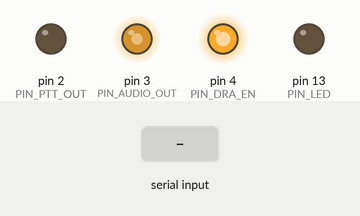
Recording of a sketch running on a simulated Arduino Uno, built with avr-gcc and run on an emulated ATmega328P. On the bench: output pins drawn as LEDs (lit = HIGH). The test bench sets the inputs (shaded band). The modem accepts every AT command (registered, SIM ready, sends succeed) and sends nothing else; what the sketch prints to the serial monitor is not drawn.

Above: at 1.2 s.
1.3 s: "c\n" received over the second serial link
3.7 s: "e\n" received over the second serial link
At 6.6 s:
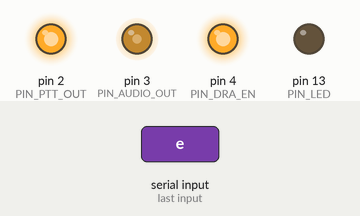
6.7 s: "g\n" received over the second serial link
At 6.93 s:
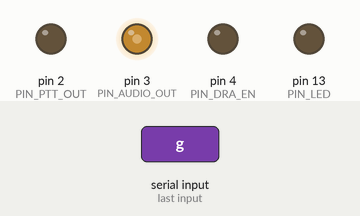
Timing chart, 0 to 43.2 s (numbered marks = the images above; inputs shaded):
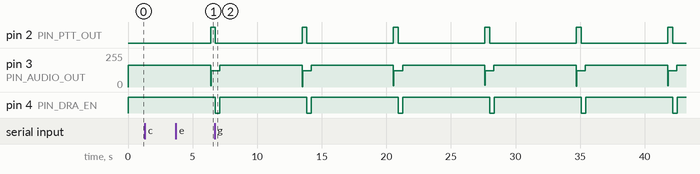

The sketch:

818v-tester.ino
```cpp
/*

This is a similified version of the 818V code to test the transmit functionalityon the ptSolar PCB.

*/


#include "BoardDef.h"   //defines if this is a ptFlex or ptSolar PCB board


#include "Modem.h"
#include "ptTracker.h"


#define PIN_PTT_OUT 2     //PD2
#define PIN_AUDIO_OUT 3   //PD3   - APRS Packet Audio
#define PIN_DRA_EN 4      //PD4
#define PIN_AUDIO 5       //PD5   - Audio Annunciation
#define PIN_GPS_EN 6      //PD6
#define PIN_GPS_TX 7      //PD7

#define PIN_GPS_RX 8      //PB0
#define PIN_DRA_TX 9      //PB1
#define PIN_DRA_RX 10     //PB2
//PB3 is MOSI
//PB4 is MISO
#define PIN_LED 13        //PB5

//Analog Pins
#define PIN_AUDIO_IN A0   //PC0
#define PIN_ANALOG_BATTERY A1   //PC1


#define DELAY_BETWEEN 400

ptTracker Tracker(PIN_LED, PIN_AUDIO, PIN_ANALOG_BATTERY, 2);    //Object that manages the board-specific functions
Modem Aprs(PIN_DRA_EN, PIN_PTT_OUT, PIN_AUDIO_OUT, PIN_DRA_TX, PIN_DRA_RX);;            //Object that assembles the packets for the TNC and transmits them


/**
 * @brief  The function that runs first before the main loop() function is called indefinitely.
 * @note   This function is called once at startup and is used to initialize the board and set up the hardware.
 */
void setup() {
  Serial.begin(19200);

  Aprs.setDebugLevel(2);

  //Configure the Misc Pins
  pinMode(PIN_LED, OUTPUT);
  //pinMode(PIN_AUDIO, OUTPUT);

  Serial.begin(19200);
  Serial.println("ptSolar Test Fixture for troubleshooting SA818V Transmit Module");
}


/**
 * @brief  Main loop for the program.  This is where the main logic of the program is executed.
 * @note   This function will run continuously until the board is powered off or reset.
 */
void loop() {

  char Callsign[7];    //6 digit callsign + Null
  strcpy(Callsign, "N0CALL");

  char CallsignSSID = '0';

  char Destination[7];
  strcpy(Destination, "APPRJ2");

  char DestinationSSID = '0';

  char Path1[7];
  strcpy(Path1, "WIDE2 ");

  char Path1SSID = '1';

  char Path2[7];
  strcpy(Path2, "      ");

  char Path2SSID = '0';

  Serial.println("Transmitting an APRS packets");

  Aprs.setCourtesyTone(true);    //Set the courtesy tone flag
  Aprs.packetHeader(Destination, DestinationSSID, Callsign, CallsignSSID, Path1, Path1SSID, Path2, Path2SSID, true);
  Aprs.packetAppend((char *)">Testing Long Xmit 10000=");
  Aprs.packetAppend((long)10000, true);
  Aprs.packetSend();
  delay(DELAY_BETWEEN);   //wait X seconds and repeat

  Aprs.setCourtesyTone(true);    //Set the courtesy tone flag
  Aprs.packetHeader(Destination, DestinationSSID, Callsign, CallsignSSID, Path1, Path1SSID, Path2, Path2SSID, true);
  Aprs.packetAppend((char *)">Testing Long Xmit 40000=");
  Aprs.packetAppend((long)40000, false);
  Aprs.packetSend();
  delay(DELAY_BETWEEN);   //wait X seconds and repeat

  Aprs.setCourtesyTone(true);    //Set the courtesy tone flag
  Aprs.packetHeader(Destination, DestinationSSID, Callsign, CallsignSSID, Path1, Path1SSID, Path2, Path2SSID, true);
  Aprs.packetAppend((char *)">Testing Long Xmit 60000=");
  Aprs.packetAppend((long)60000, true);
  Aprs.packetSend();
  delay(DELAY_BETWEEN);   //wait X seconds and repeat

  Aprs.setCourtesyTone(true);    //Set the courtesy tone flag
  Aprs.packetHeader(Destination, DestinationSSID, Callsign, CallsignSSID, Path1, Path1SSID, Path2, Path2SSID, true);
  Aprs.packetAppend((char *)">Testing Long Xmit 70000=");
  Aprs.packetAppend((long)70000, false);
  Aprs.packetSend();
  delay(DELAY_BETWEEN);   //wait X seconds and repeat

  Aprs.setCourtesyTone(true);    //Set the courtesy tone flag
  Aprs.packetHeader(Destination, DestinationSSID, Callsign, CallsignSSID, Path1, Path1SSID, Path2, Path2SSID, true);
  Aprs.packetAppend((char *)">Testing Long Xmit 100000=");
  Aprs.packetAppend((long)100000, false);
  Aprs.packetSend();
  delay(DELAY_BETWEEN);   //wait X seconds and repeat

  Aprs.setCourtesyTone(true);    //Set the courtesy tone flag
  Aprs.packetHeader(Destination, DestinationSSID, Callsign, CallsignSSID, Path1, Path1SSID, Path2, Path2SSID, true);
  Aprs.packetAppend((char *)">Testing Long Xmit 140000=");
  Aprs.packetAppend((long)140000, true);
  Aprs.packetSend();
  delay(DELAY_BETWEEN);   //wait X seconds and repeat

  Aprs.setCourtesyTone(true);    //Set the courtesy tone flag
  Aprs.packetHeader(Destination, DestinationSSID, Callsign, CallsignSSID, Path1, Path1SSID, Path2, Path2SSID, true);
  Aprs.packetAppend((char *)">Testing Long Xmit 1234567=");
  Aprs.packetAppend((long)1234567, false);
  Aprs.packetSend();
  delay(DELAY_BETWEEN);   //wait X seconds and repeat

  Aprs.setCourtesyTone(true);    //Set the courtesy tone flag
  Aprs.packetHeader(Destination, DestinationSSID, Callsign, CallsignSSID, Path1, Path1SSID, Path2, Path2SSID, true);
  Aprs.packetAppend((char *)">Testing Long Xmit 1234567=");
  Aprs.packetAppend((long)1234567, true);
  Aprs.packetSend();
  delay(DELAY_BETWEEN);   //wait X seconds and repeat

  Aprs.setCourtesyTone(true);    //Set the courtesy tone flag
  Aprs.packetHeader(Destination, DestinationSSID, Callsign, CallsignSSID, Path1, Path1SSID, Path2, Path2SSID, true);
  Aprs.packetAppend((char *)">Testing Long Xmit 1234567890=");
  Aprs.packetAppend((long)1234567890, false);
  Aprs.packetSend();
  delay(DELAY_BETWEEN);   //wait X seconds and repeat

  for (int i=1;i<=10;i++) {

    Aprs.setCourtesyTone(true);    //Set the courtesy tone flag
    Aprs.packetHeader(Destination, DestinationSSID, Callsign, CallsignSSID, Path1, Path1SSID, Path2, Path2SSID, true);
    Aprs.packetAppend((char *)">Project Traveler ptSolar Flight Computer ");
    Aprs.packetAppend((long)i, false);

    Tracker.readBatteryVoltage(true);  //read the battery voltage before the transmission
    Aprs.packetSend();
    //Normally seeing about 280mV of drop during the transmission with a 0.5F supercap
    Tracker.readBatteryVoltage(true);  //read the battery voltage after the transmission

    delay(DELAY_BETWEEN);

  }
  Serial.println("Done with the packets.");
  delay(DELAY_BETWEEN);   //wait X seconds and repeat

  Aprs.sendTestDiagnotics();   //Send a test tone to the transmitter.  This function is used to test the transmitter and the audio path.
  delay(DELAY_BETWEEN);   //wait X seconds and repeat
}


//------------------------------------------ Functions and Timers  for the internal modulation ------------------------------------------
/**
 * @brief ISR - This is the interrupt service routine for the timer.  It is used to generate the audio tones for the VHF transmitter using the AX.25 protocol.
 */
ISR(TIMER1_COMPA_vect) {
  static uint8_t iStuffZero = 0;
  static bool bStuffBit = false;
  static uint16_t iRateGen = 1;
  static uint16_t iTonePhase = 0;      //two byte variable.  The highByte contains the element in arySine that should be output'ed
  static uint8_t toneHigh = 0;

  // digitalWrite(PIN_LED, HIGH);   //Uncomment for troubleshooting ISR Timing


  //increment the phase counter.  It will overflow automatically at > 65535
  switch (toneHigh) {
    case 0:
      iTonePhase += Modem::TONE_LOW_STEPS_PER_TICK;
      break;
    case 1:
      iTonePhase += Modem::TONE_HIGH_STEPS_PER_TICK;
      break;
    case 2:
      iTonePhase += Modem::TONE_COURTESY_STEPS_PER_TICK;    //courtesy chirp
      break;
    default:
      iTonePhase = Modem::TONE_LOW_STEPS_PER_TICK;
      break;
  }

  OCR2B = Aprs.getDACValue(highByte(iTonePhase));   //analogWrite to PIN PD3, directly using the OCR register

  iRateGen--;
  if (iRateGen == 0) {
    //it's time for the next bit

    if (bStuffBit) {
      //we hit the stuffing counter  - we don't need to get the next bit yet, just change the tone and send one bit
      toneHigh = !toneHigh;
      iStuffZero = 0;

      bStuffBit = false;    //reset this so we don't keep stuffing
      iRateGen = Modem::BAUD_GENERATOR_COUNT;
    } else {
      //this is just a normal bit - grab the next bit from the szString

      switch(Aprs.getNextBit()) {
        case 0:
          //we only flip the output state if we have a zero
          toneHigh = !toneHigh;   //Flip Bit
          iStuffZero = 0;
          iRateGen = Modem::BAUD_GENERATOR_COUNT;
          break;
        case 1:
          //it's a 1, so send the same tone...
          iStuffZero++;      //increament the stuffing counter

          //if there's been 5 in a row, then we need to stuff an extra bit in, and change the tone for that one
          if (iStuffZero == 5 && !Aprs.noBitStuffing()) {
            bStuffBit = true;      //once we hit five, we let this fifth (sixth?) one go, then we set a flag to flip the tone and send a bogus extra bit next time
          }
          iRateGen = Modem::BAUD_GENERATOR_COUNT;
          break;
        case 2:
          //this is a special case - we need to send a courtesy tone, so set the flag and break out of the loop
          toneHigh = 2;
          bStuffBit = false;
          iRateGen = Modem::COURTESY_TONE_COUNT;
          break;
      }
    }

  }
  //digitalWrite(PIN_LED, LOW);   //Uncomment for troubleshooting ISR Timing
}
```

BoardDef.h
```cpp
//Define that this is a ptFlex, to set various defaults.
#define TRACKER_PTSOLAR
```

Modem.h
```cpp
// (licence header left out)
#ifndef Modem_h
#define Modem_h

#include "BoardDef.h"


#include <stdint.h>   //standard data types available, such as uint8_t
#include <avr/io.h>
#include <avr/interrupt.h>
#include <arduino.h>
#include <avr/wdt.h>

// defines for setting and clearing register bits
#ifndef cbi
#define cbi(sfr, bit) (_SFR_BYTE(sfr) &= ~_BV(bit))
#endif
#ifndef sbi
#define sbi(sfr, bit) (_SFR_BYTE(sfr) |= _BV(bit))
#endif

const uint8_t arySin[] PROGMEM = {2, 5, 7, 10, 12, 15, 17, 20, 22, 24,
  27, 29, 31, 34, 36, 38, 41, 43, 45, 47,
  49, 51, 53, 56, 58, 60, 62, 63, 65, 67,
  69, 71, 72, 74, 76, 77, 79, 80, 82, 83,
  84, 86, 87, 88, 89, 90, 91, 92, 93, 94,
  95, 96, 96, 97, 98, 98, 99, 99, 99, 100,
  100, 100, 100, 100, 100, 100, 100, 100, 99, 99,
  99, 98, 98, 97, 96, 96, 95, 94, 93, 92,
  91, 90, 89, 88, 87, 86, 84, 83, 82, 80,
  79, 77, 76, 74, 72, 71, 69, 67, 65, 63,
  62, 60, 58, 56, 53, 51, 49, 47, 45, 43,
  41, 38, 36, 34, 31, 29, 27, 24, 22, 20,
  17, 15, 12, 10, 7, 5, 2, 0};


//Maximum size of the transmit buffer
#define MAX_SZXMIT_SIZE 200

//Maximum time to wait for a response from the radio transmitter module (in milliseconds)245
#define MAX_WAIT_TIMEOUT 2000

//mS Delay when performaing dianostics test transmission
#define DIAGNOSTIC_DELAY 1500


class Modem {
  public:
    // Constructor
    Modem(uint8_t pinEnable, uint8_t pinPTT, uint8_t pinTxAudio, uint8_t pinSerialTx, uint8_t pinSerialRx);

    // Public Functions
    void PTT(bool tx);

    void setTxFrequency(char *szFreq) { strcpy(this->_szTxFreq, szFreq); }
    void setRxFrequency(char *szFreq) { strcpy(this->_szRxFreq, szFreq); }

    void packetHeader(char *szDest, char destSSID, char *szCall, char callSSID, char *szPath1, char path1SSID, char *szPath2, char path2SSID, bool usePath);
    void packetAppend(char *sz);
    void packetAppend(char c);
    void packetAppend(float f);
    void packetAppend(long lNumToSend, bool bLeadingZero);
    void packetSend();

    void sendTestDiagnotics();

    uint8_t getNextBit();       //Called from the ISR routine. Must be public for now
    bool noBitStuffing();    //Called from the ISR routine. Must be public for now

    void setDebugLevel(uint8_t level);
    void setTxDelay(unsigned int txDelay);
    void setCourtesyTone(bool tone) { _courtesyTone = tone; }    //Set the courtesy tone flag

    uint8_t getPinTxAudio();

    inline uint8_t getDACValue(uint8_t iPhase) {
          if (iPhase & 0x80) return 100 + pgm_read_byte(&arySin[(iPhase & 0x7f)]);    //first half of the sine wave
          return 100 - pgm_read_byte(&arySin[(iPhase & 0x7f)]);    //second half of the sine wave
    }

    inline unsigned long getLastTransmitMillis() { return _lastTransmitMillis; }
    inline void setLastTransmitMillis() { _lastTransmitMillis = millis(); }    //Set the last transmit time to now


	  //Parameters for the Numerically Controlled Oscillator NCO. See notes in the ConfigureTimers() function for details
    static const uint16_t BAUD_GENERATOR_COUNT = 22;
    static const uint16_t COURTESY_TONE_COUNT = 4000;

    static const uint16_t TONE_HIGH_STEPS_PER_TICK = 5461;		//2200Hz Tone
    static const uint16_t TONE_LOW_STEPS_PER_TICK = 2979; 		//1200Hz Tone
    static const uint16_t TONE_COURTESY_STEPS_PER_TICK = 4220; 		//1700Hz Courtesy Tone

#ifdef TRACKER_PTFLEX
    static const uint16_t TIMER1_OCR = 605;   //606 is the value for a 16MHz clock, which is used by the ptFlex. Shifted down one to account for low-temp operation.
#endif
#ifdef TRACKER_PTSOLAR
    static const uint16_t TIMER1_OCR = 302;    //303 is the value for a 8MHz clock, which is used by the ptSolar that runs at 3.3V. Shifted down one to account for low-temp operation.
#endif


  private:
    // Private Variables
    uint8_t _pinEnable;
    uint8_t _pinPTT;
    uint8_t _pinTxAudio;
    uint8_t _pinSerialTx;
    uint8_t _pinSerialRx;
    unsigned long _lastTransmitMillis;


    uint8_t _debugLevel;

    bool _courtesyTone = false;    //Flag to indicate if the courtesy tone is enabled or not.  This is used to determine if the courtesy tone should be sent or not.

    char _szTxFreq[9];    //array to hold the transmit frequency
    char _szRxFreq[9];    //array to hold the receive frequency


    char _szXmit[MAX_SZXMIT_SIZE];    //array to hold the data to be transmitted
    int _iSZLen;    //Tracks the current size of the szXmit buffer

    unsigned int _txDelay;
    uint8_t _iSZPos = 0;    //Tracks the current byte being modulated out of the modem
    int _iTxDelayRemaining = 0;
    bool _bNoStuffing = false;
    unsigned int _CRC;
    uint8_t _iTxState = 0;


    // Private Functions
    void calcCRC(bool bit);
    void configTimers();
    void timer1ISR(bool run);

};
#endif
```

ptTracker.h
```cpp
// (licence header left out)
#ifndef ptTracker_h
#define ptTracker_h

#include <stdint.h>   //standard data types available, such as uint8_t
#include <arduino.h>

//Anunciator Settings
#define DELAY_DAH 650
#define DELAY_DIT 200
#define DELAY_GAP 150


class ptTracker {
  public:
    // Constructor
    ptTracker(uint8_t pinLED, uint8_t pinPiezo, uint8_t pinBattery, uint8_t annunciateMode);

    // Public Functions
    void annunciate(char c);
    float readBatteryVoltage(bool bSerialOut);
    void setAnnunciateMode(uint8_t mode) { this->_annunciateMode = mode; }
    uint8_t getAnnunciateMode() { return this->_annunciateMode; }
    void (*reboot) (void) = 0;    //function pointer to the reboot the Tracker

  private:
    // Private Variables
    uint8_t _pinLED;
    uint8_t _pinPiezo;
    uint8_t _pinBattery;
    uint8_t _annunciateMode;        //0=No annunciator, 1=LED only, 2=LED and buzzer

    // Private Functions
    void audioTone(int length);
};
#endif
```

Source omitted: Modem.cpp (23380 bytes), ptTracker.cpp (5487 bytes)

Measured:
- after the input at 1.3 s, every drawn part: stays the same
- by itself, pin 2 (PIN_PTT_OUT): alternates HIGH for 0.37 s and LOW for 6.7 s
- by itself, pin 3 (PIN_AUDIO_OUT): ramps from 3/255 to 163/255 and jumps back, once every 7.1 s
- by itself, pin 4 (PIN_DRA_EN): alternates HIGH for 6.7 s and LOW for 0.34 s
